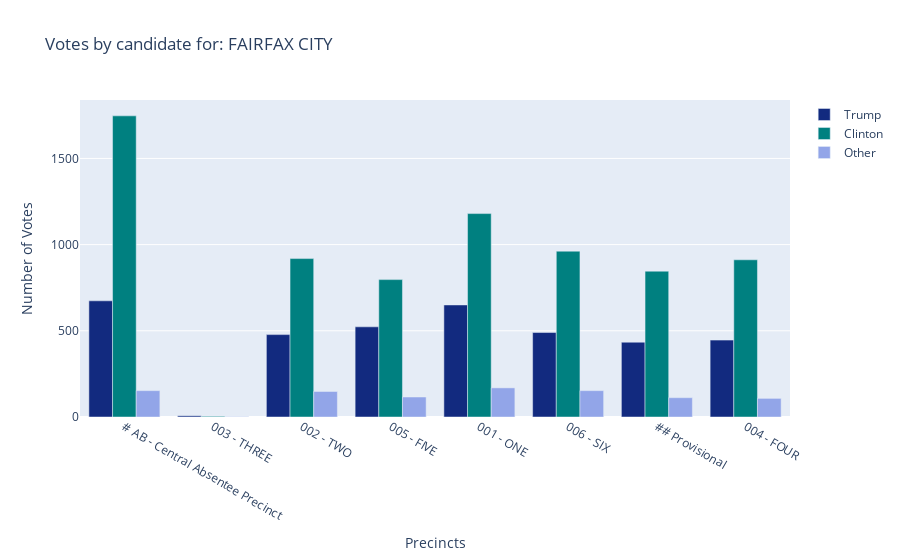

The code cell stored with this chart in its notebook:
### Code cell
jurisdiction_name='FAIRFAX CITY'
juris_picker(jurisdiction_name)

### Figure 1 — Plotly figure (JSON) as saved in the notebook; plotly's stock layout.template omitted (floating-point values rounded to 4 significant figures)
{"data": [{"marker": {"color": "#122A7F"}, "name": "Trump", "type": "bar", "x": ["# AB - Central Absentee Precinct", "003 - THREE", "002 - TWO", "005 - FIVE", "001 - ONE", "006 - SIX", "## Provisional", "004 - FOUR"], "y": [674, 7, 478, 523, 650, 490, 434, 446]}, {"marker": {"color": "#008080"}, "name": "Clinton", "type": "bar", "x": ["# AB - Central Absentee Precinct", "003 - THREE", "002 - TWO", "005 - FIVE", "001 - ONE", "006 - SIX", "## Provisional", "004 - FOUR"], "y": [1747, 4, 919, 797, 1180, 962, 846, 912]}, {"marker": {"color": "#92A5E8"}, "name": "Other", "type": "bar", "x": ["# AB - Central Absentee Precinct", "003 - THREE", "002 - TWO", "005 - FIVE", "001 - ONE", "006 - SIX", "## Provisional", "004 - FOUR"], "y": [153, 2, 148, 116, 169, 153, 112, 108]}], "layout": {"title": {"text": "Votes by candidate for: FAIRFAX CITY"}, "xaxis": {"title": {"text": "Precincts"}}, "yaxis": {"title": {"text": "Number of Votes"}}}}
